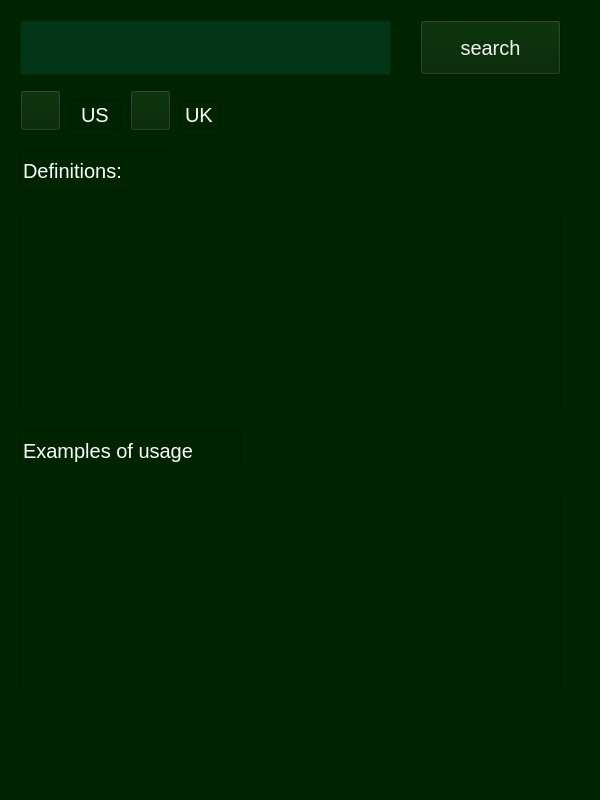
<?xml version="1.0" encoding="UTF-8"?>
<ui version="4.0">
 <class>MainWindow</class>
 <widget class="QMainWindow" name="MainWindow">
  <property name="geometry">
   <rect>
    <x>0</x>
    <y>0</y>
    <width>600</width>
    <height>800</height>
   </rect>
  </property>
  <property name="windowTitle">
   <string>MainWindow</string>
  </property>
  <property name="styleSheet">
   <string notr="true">background-color: rgb(0, 36, 0);
border-color: rgb(255, 255, 255);</string>
  </property>
  <widget class="QWidget" name="centralwidget">
   <widget class="QPushButton" name="searchbutton">
    <property name="geometry">
     <rect>
      <x>420</x>
      <y>20</y>
      <width>141</width>
      <height>55</height>
     </rect>
    </property>
    <property name="styleSheet">
     <string notr="true">color:rgb(255, 0, 255);
font-size:15pt; 
color:rgb(243, 243, 243);
</string>
    </property>
    <property name="text">
     <string>search</string>
    </property>
   </widget>
   <widget class="QLineEdit" name="searchfield">
    <property name="geometry">
     <rect>
      <x>20</x>
      <y>20</y>
      <width>371</width>
      <height>55</height>
     </rect>
    </property>
    <property name="styleSheet">
     <string notr="true">border-color: rgb(255, 255, 255);
font-size:14pt; color:rgb(243, 243, 243);
selection-background-color: rgb(255, 255, 255);
selection-color: rgb(46, 194, 126);
background-color: rgb(3, 54, 22)</string>
    </property>
    <property name="alignment">
     <set>Qt::AlignLeading|Qt::AlignLeft|Qt::AlignVCenter</set>
    </property>
   </widget>
   <widget class="QTextEdit" name="definitionsText">
    <property name="geometry">
     <rect>
      <x>20</x>
      <y>210</y>
      <width>541</width>
      <height>201</height>
     </rect>
    </property>
    <property name="styleSheet">
     <string notr="true">border-color: rgb(255, 255, 255);
font-size:14pt; color:rgb(243, 243, 243);
selection-background-color: rgb(255, 255, 255);
selection-color: rgb(46, 194, 126);
</string>
    </property>
   </widget>
   <widget class="QPushButton" name="pronunciationUSA">
    <property name="geometry">
     <rect>
      <x>20</x>
      <y>90</y>
      <width>41</width>
      <height>41</height>
     </rect>
    </property>
    <property name="styleSheet">
     <string notr="true">color: rgb(255, 255, 255);</string>
    </property>
    <property name="text">
     <string/>
    </property>
    <property name="icon">
     <iconset>
      <normalon>.</normalon>
      <activeon>:/voiceButtonIcon.png/voiceButtonIcon.png</activeon>
     </iconset>
    </property>
    <property name="iconSize">
     <size>
      <width>40</width>
      <height>40</height>
     </size>
    </property>
    <property name="checkable">
     <bool>false</bool>
    </property>
   </widget>
   <widget class="QPushButton" name="pronunciationUK">
    <property name="geometry">
     <rect>
      <x>130</x>
      <y>90</y>
      <width>41</width>
      <height>41</height>
     </rect>
    </property>
    <property name="styleSheet">
     <string notr="true">color: rgb(255, 255, 255);
</string>
    </property>
    <property name="text">
     <string/>
    </property>
    <property name="icon">
     <iconset>
      <normalon>.</normalon>
      <activeon>:/voiceButtonIcon.png/voiceButtonIcon.png</activeon>
     </iconset>
    </property>
    <property name="iconSize">
     <size>
      <width>40</width>
      <height>40</height>
     </size>
    </property>
    <property name="checkable">
     <bool>false</bool>
    </property>
   </widget>
   <widget class="QLineEdit" name="pronunciationUSAtext">
    <property name="geometry">
     <rect>
      <x>70</x>
      <y>100</y>
      <width>51</width>
      <height>29</height>
     </rect>
    </property>
    <property name="styleSheet">
     <string notr="true">color: rgb(255, 255, 255);
font: 15pt;</string>
    </property>
    <property name="text">
     <string>US</string>
    </property>
    <property name="alignment">
     <set>Qt::AlignCenter</set>
    </property>
   </widget>
   <widget class="QLineEdit" name="pronunciationUKtext">
    <property name="geometry">
     <rect>
      <x>180</x>
      <y>100</y>
      <width>41</width>
      <height>29</height>
     </rect>
    </property>
    <property name="styleSheet">
     <string notr="true">color: rgb(255, 255, 255);
font: 15pt;</string>
    </property>
    <property name="text">
     <string>UK</string>
    </property>
    <property name="alignment">
     <set>Qt::AlignCenter</set>
    </property>
   </widget>
   <widget class="QLineEdit" name="definitionsTitle">
    <property name="geometry">
     <rect>
      <x>20</x>
      <y>150</y>
      <width>151</width>
      <height>41</height>
     </rect>
    </property>
    <property name="layoutDirection">
     <enum>Qt::RightToLeft</enum>
    </property>
    <property name="styleSheet">
     <string notr="true">color: rgb(255, 255, 255);
font: 15pt;</string>
    </property>
    <property name="text">
     <string>Definitions:</string>
    </property>
    <property name="alignment">
     <set>Qt::AlignLeading|Qt::AlignLeft|Qt::AlignVCenter</set>
    </property>
   </widget>
   <widget class="QTextEdit" name="usageText">
    <property name="geometry">
     <rect>
      <x>20</x>
      <y>490</y>
      <width>541</width>
      <height>201</height>
     </rect>
    </property>
    <property name="styleSheet">
     <string notr="true">border-color: rgb(255, 255, 255);
font-size:14pt; color:rgb(243, 243, 243);
selection-background-color: rgb(255, 255, 255);
selection-color: rgb(46, 194, 126);
</string>
    </property>
   </widget>
   <widget class="QLineEdit" name="usageTitle">
    <property name="geometry">
     <rect>
      <x>20</x>
      <y>430</y>
      <width>221</width>
      <height>41</height>
     </rect>
    </property>
    <property name="layoutDirection">
     <enum>Qt::RightToLeft</enum>
    </property>
    <property name="styleSheet">
     <string notr="true">color: rgb(255, 255, 255);
font: 15pt;</string>
    </property>
    <property name="text">
     <string>Examples of usage</string>
    </property>
    <property name="alignment">
     <set>Qt::AlignLeading|Qt::AlignLeft|Qt::AlignVCenter</set>
    </property>
   </widget>
  </widget>
  <widget class="QMenuBar" name="menubar">
   <property name="geometry">
    <rect>
     <x>0</x>
     <y>0</y>
     <width>600</width>
     <height>26</height>
    </rect>
   </property>
  </widget>
  <widget class="QStatusBar" name="statusbar"/>
 </widget>
 <resources/>
 <connections/>
</ui>
